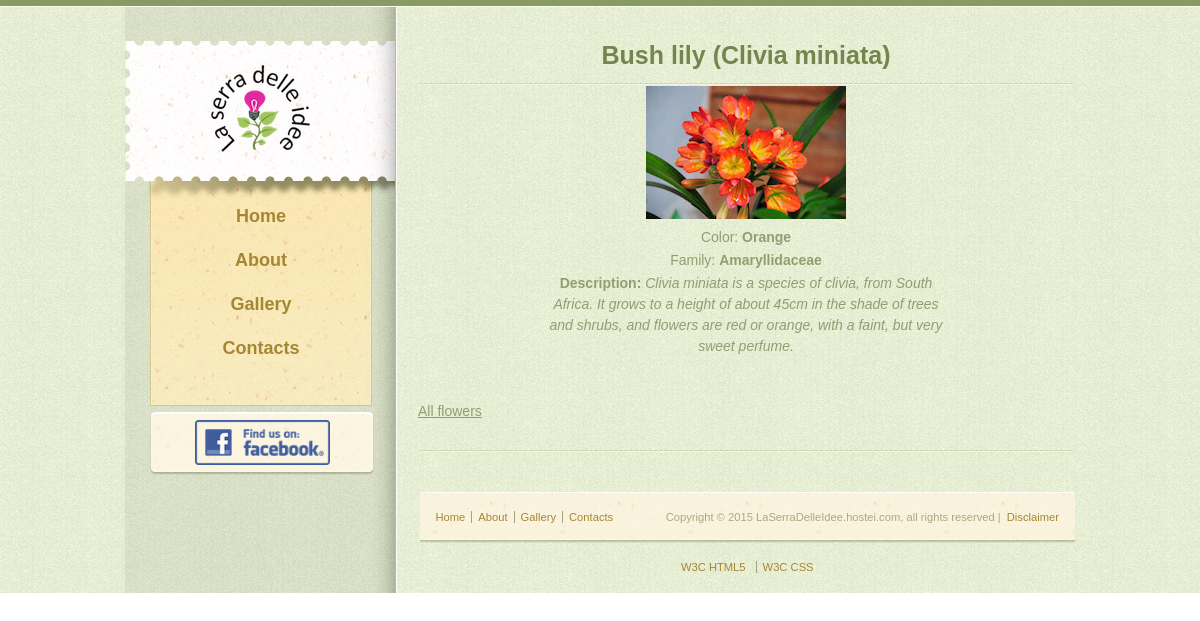
The page /craft_view.php?id=3 on the database its author committed.
### tables this page shows
CREATE TABLE `t_Flowers` (
  `FlowerID` int(4) unsigned NOT NULL AUTO_INCREMENT,
  `Name` varchar(50) NOT NULL,
  `Family` varchar(50) NOT NULL,
  `Color` varchar(30) NOT NULL,
  `Description` text,
  `Picture` varchar(200) NOT NULL,
  `CreatedDateTime` timestamp NULL DEFAULT NULL,
  `CreatedBy` varchar(50) NOT NULL DEFAULT 'Stefano',
  `LastModifiedDateTime` timestamp NOT NULL DEFAULT CURRENT_TIMESTAMP ON UPDATE CURRENT_TIMESTAMP,
  `LastModifiedBy` varchar(50) NOT NULL DEFAULT 'Stefano',
  PRIMARY KEY (`FlowerID`)
);

### craft_view.php (the view, shortened to what this page needs)
<?php
require 'include/config.php';
if(isset($_GET['id']) && (int)$_GET['id'] > 0){
	 $myID = (int)$_GET['id'];
}else{
	header("Location:craft_list.php");
}
$sql = "select Name,Color,Family,Description,Picture from t_Flowers where FlowerID = " . $myID;
$foundRecord = FALSE;
$iConn = @mysqli_connect(DB_HOST,DB_USER,DB_PASSWORD,DB_NAME) or die(myerror(__FILE__,__LINE__,mysqli_connect_error()));
$result = mysqli_query($iConn,$sql) or die(myerror(__FILE__,__LINE__,mysqli_error($iConn)));
if(mysqli_num_rows($result) > 0)
{
    $foundRecord = TRUE;
    $row = mysqli_fetch_assoc($result);
    $Name = dbOut($row['Name']);
    $Color = dbOut($row['Color']);
    $Family = dbOut($row['Family']);
    $Picture = dbOut($row['Picture']);
    $Description = dbOut($row['Description']);
}
?>
<!DOCTYPE html>
<html>
    <?php include "include/head_inc.php"; ?>
    <body>
		<div class="background">
			<div class="page">
            <?php include "include/header_inc.php"; ?>
           	<section>
<?php
if($foundRecord)
{
?>
	<article>
<div id="gallery">
    <div><h1 align="center"><?=$Name;?></h1>
	<table align="center" style="width:400px; border-collapse:collapse;">
        <tr><td align="center">   <img src="<?=$Picture;?>" />                  </td></tr>
        <tr><td align="center">   Color: <b><?=$Color;?></b>                    </td></tr>
        <tr><td align="center">   Family: <b><?=$Family;?></b>                  </td></tr>
        <tr><td align="center">   <b>Description: </b><i><?=$Description;?></i> </td></tr>
	</table>
        <br>
    <p align="center"><a href="craft_list.php">All flowers</a></p>
<?php
}else{
    echo '<h2 align="center">What! No such flower? There must be a mistake!!</h2>';
    echo '<p align="center"><a href="craft_list.php">Another flower?</a></p>';
}
?>
        </div>
</div>
</article>
            </section>
            <?php include "include/footer_inc.php"; ?>
			</div>
		</div>
	</body>
</html>

### css/style.css (style rules this page uses)
body { margin:0; background:url(../images/top-bar.gif) repeat-x; position:relative; }
.background { position:relative; margin:7px 0 0; background:url(../images/bg-body.jpg); z-index:0; }
.page { width: 950px; background:url(../images/bg-page.jpg) repeat-y; margin:0 auto; padding:34px 0 0; overflow:hidden; }
section { float:left; padding:0 0 0 23px; }
section article div { background:url(../images/border-dashed.gif) repeat-x left bottom; padding:0 0 7px; }
section article div p, section article div#about p, section article div#contacts p, section article div#gallery p, section article div#contacts div form { width:656px; font-family:arial; font-size:14px; color:#919e72; text-align:justify; margin:25px 0 0; line-height:21px; }
section article table tr td { width:656px; font-family:arial; font-size:14px; color:#919e72; text-align:justify; margin:25px 0 0; line-height:21px; text-align: center; }
section article div p span a, section article div p a, section article div#about p a, section article div#gallery p a, section article div#contacts p a { color:#919e72; }
section article div#about h1, section article div#blog div h1, section article div#gallery div h1, section article div#contacts div h1 { font-family:arial; font-size:25px; font-weight:bold; margin:0; color:#74854e; background:url(../images/border-dashed.gif) repeat-x left bottom; padding:0 0 15px; width:656px; }
section article div#gallery { background:none; }
section article div#gallery div { padding:0 0 30px; overflow:hidden; }

### rows shown on the page
t_flowers: Name "Bush lily (Clivia miniata)", Picture (picture), Color "Orange", Family "Amaryllidaceae", Description "Clivia miniata is a species of clivia, from South Africa. It grows to a height of about 45cm in the shade of trees and shrubs, and flowers are red or orange, with a faint, but very sweet perfume."

### other values the page prints
$text "Home"
$text "About"
$text "Gallery"
$text "Contacts"
$siteName "LaSerraDelleIdee.hostei.com"
